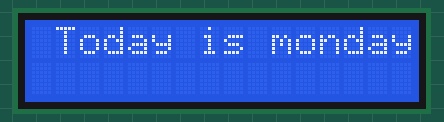
Simulated run of this sketch. Board: Arduino Uno, built with avr-gcc and run on an emulated ATmega328P. Parts: 16×2 character LCD.

Above: at 0.16 s.
At 0.96 s:
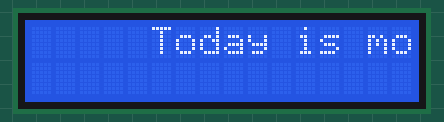
At 1.56 s:
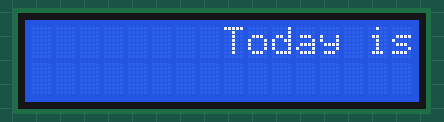
At 3.1 s:
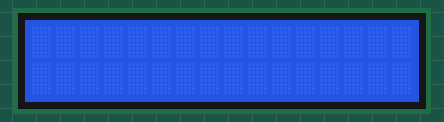
At 5.96 s:
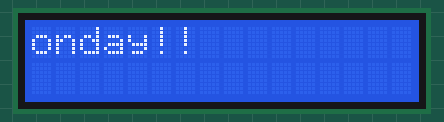
At 8.77 s:
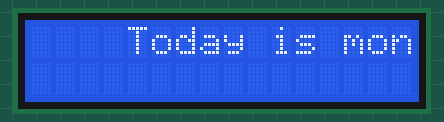

Measured:
- by itself, everything shown: repeats every 8.0 s, in 33 steps

The sketch:

sketch_jun27b.ino
```cpp
#include <LiquidCrystal.h>

LiquidCrystal lcd(7, 8, 9, 10, 11, 12);

void setup() {
  // put your setup code here, to run once:

  lcd.begin(16, 2);
  lcd.print("Today is monday!!");
}

int number=0;

void loop() {
  // put your main code here, to run repeatedly:
  lcd.scrollDisplayRight();
  delay(200);
  //lcd.setCursor(0,1);

 // lcd.print("seconds : ");
  //lcd.setCursor(10,1);
 // lcd.print(number);
  //delay(1000);
  //number++;

}
```
